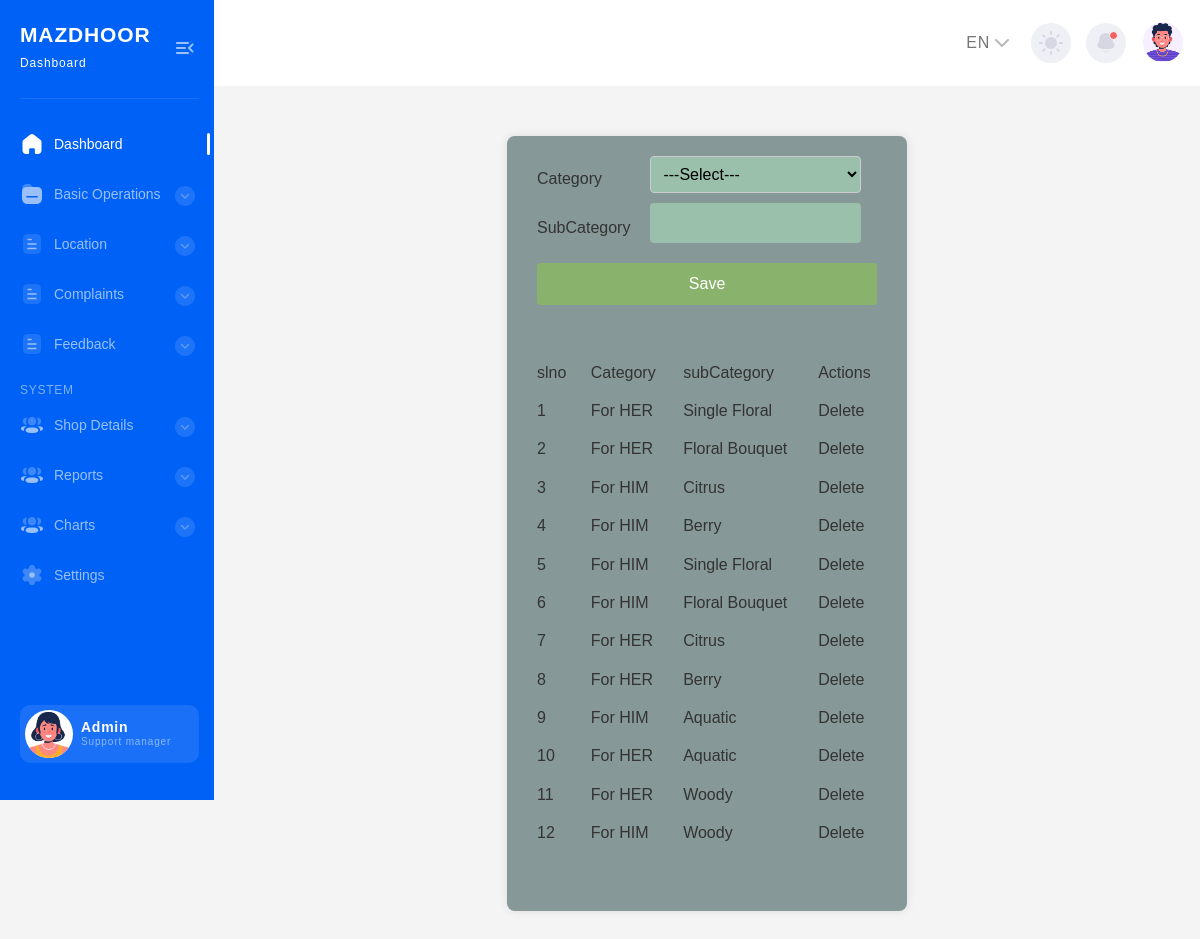
/Project/Admin/SubCategory.php, run on the app's committed database.
### tables this page shows
CREATE TABLE `tbl_subcategory` (
  `subCategory_id` int(11) NOT NULL,
  `subCategory_name` varchar(100) NOT NULL,
  `category_id` int(11) NOT NULL
);

CREATE TABLE `tbl_category` (
  `category_id` int(11) NOT NULL,
  `category_name` varchar(100) NOT NULL
);

### Project/Admin/SubCategory.php (the view, shortened to what this page needs)
<?php include("Head.php"); ?>
<?php
include("../Assets/Connection/Connection.php");
				?>
<!DOCTYPE html PUBLIC "-//W3C//DTD XHTML 1.0 Transitional//EN" "http://www.w3.org/TR/xhtml1/DTD/xhtml1-transitional.dtd">
<html xmlns="http://www.w3.org/1999/xhtml">
<head>
</head>
<body class="body">
<form id="form1" name="form1" method="post" action="">
  <table>
    <tr>
      <td>Category</td>
      <td><label for="selcategory"></label>
        <select name="selcategory" id="selcategory" required autocomplete="off">
          <option>---Select---</option>
        </select></td>
    </tr>
    <tr>
      <td>SubCategory</td>
      <td><label for="txt_subcategory"></label>
        <input type="text" name="txt_subcategory" id="txt_subcategory"  required autocomplete="off"/></td>
    </tr>
    <tr>
      <td colspan="2" align="center"><input type="submit" name="btn_save" id="btn_save" value="Save" /></td>
    </tr>
  </table>
  <br/>
  <table>
    <tr>
      <td>slno</td>
      <td>Category</td>
      <td>subCategory</td>
      <td>Actions</td>
    </tr>
    <?php
  $i=0;
  $selQry = "select * from tbl_subcategory s inner join tbl_category c on s.category_id = c.category_id";
   $result = $conn -> query($selQry);
   while($data = $result -> fetch_assoc())
   {
  	$i++;
   ?>
    <tr>
      <td><?php echo $i ?></td>
      <td><?php echo $data["category_name"] ?></td>
      <td><?php echo $data["subCategory_name"] ?></td>
      <td><a href="SubCategory.php?did=<?php echo $data["subCategory_id"]?>">Delete</a></td>
    </tr>
    <?php } ?>
  </table>
  <br/>
</form>
</body>
</html>
<?php include("Foot.php"); ?>

### Project/Admin/SubCategory.php (style rules this page uses)
body { font-family: Arial, sans-serif; background-color: #f4f4f4; color: #333; }
form { width: 400px; margin: 50px auto; padding: 20px; background-color: #869897; box-shadow: 0 0 10px rgba(0, 0, 0, 0.1); border-radius: 8px; }
table { width: 100%; border-collapse: collapse; margin-bottom: 20px; }
th, td { padding: 10px; text-align: left; }
input[type="text"], select { width: calc(100% - 16px); padding: 8px; border: 1px solid #ccc; border-radius: 4px; margin-top: -10px; box-sizing: border-box; background-color:#9ABFAB; }
input[type="submit"] { background-color: #89b36c; color: white; border: none; padding: 10px; cursor: pointer; border-radius: 4px; width: 100%; }

### data on the page
tbl_subcategory: category.category_name "For HER", subCategory_name "Single Floral"
tbl_subcategory: category.category_name "For HER", subCategory_name "Floral Bouquet"
tbl_subcategory: category.category_name "For HIM", subCategory_name "Citrus"
tbl_subcategory: category.category_name "For HIM", subCategory_name "Berry"
tbl_subcategory: category.category_name "For HIM", subCategory_name "Single Floral"
tbl_subcategory: category.category_name "For HIM", subCategory_name "Floral Bouquet"
tbl_subcategory: category.category_name "For HER", subCategory_name "Citrus"
tbl_subcategory: category.category_name "For HER", subCategory_name "Berry"
tbl_subcategory: category.category_name "For HIM", subCategory_name "Aquatic"
tbl_subcategory: category.category_name "For HER", subCategory_name "Aquatic"
tbl_subcategory: category.category_name "For HER", subCategory_name "Woody"
tbl_subcategory: category.category_name "For HIM", subCategory_name "Woody"
